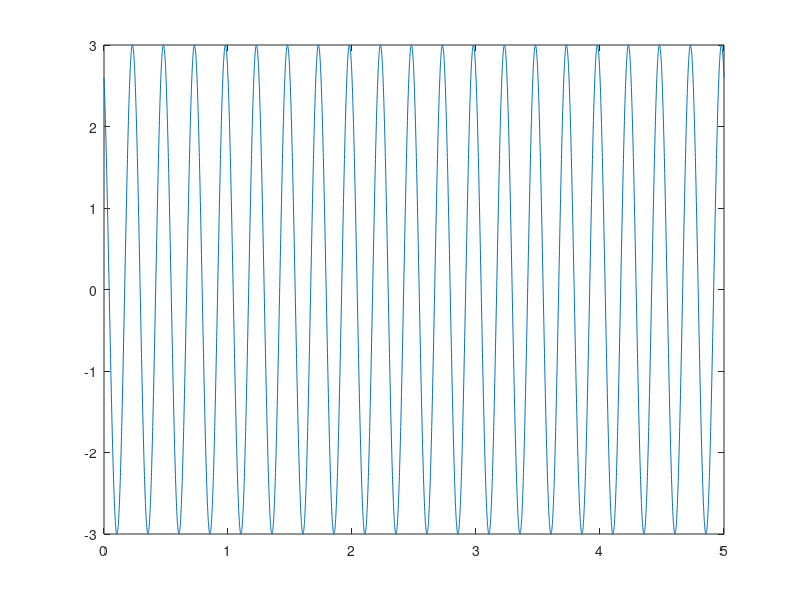

Write the MATLAB code that produced this figure.
t = 0:0.001:5;
A1 = 3; % amplitude
phi1 = pi/6; % phase in radians
x1 = real(A1*exp(1j*phi1).*exp(1j*2*pi*4*t));
plot(t, x1)